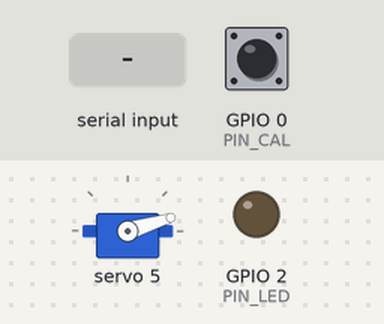
Bench run of a sketch on a simulated ESP32. On the bench: servo, output pins drawn as LEDs (lit = HIGH). Dashed ring = blinking. Inputs (shaded band) come from the test bench; at power-on: GPIO 0 (PIN_CAL) HIGH. EEPROM starts erased; what the sketch prints to the serial monitor is not drawn.

Above: at 0.1 s.
At 1.7 s:
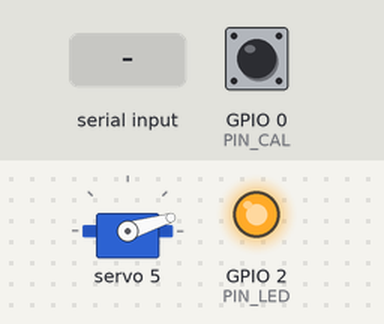
1.8 s: GPIO 0 (PIN_CAL) pulled LOW for 3.2 s
6.5 s: "q90\n" received over Serial
At 6.69 s:
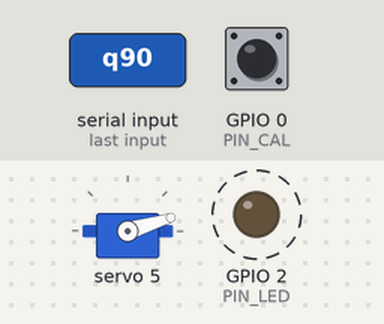
Timing chart, 0 to 9.5 s (numbered marks = the images above; inputs shaded):
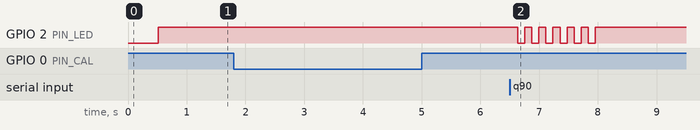

Measured:
- after the input at 1.8 s, every drawn part: stays the same
- after the input at 6.5 s, GPIO 2 (PIN_LED): alternates HIGH for 0.12 s and LOW for 0.12 s, 12 changes in all, then stays HIGH, starting after 0.14 s

The sketch:

arm_esp32.ino
```cpp
/*
 * ============================================================
 *  ROBOTIC ARM CONTROLLER — ESP32 WROOM 28-PIN
 *  Hardware : PCA9685 PWM Driver  +  WP5320 Servos (6 total)
 *             5 DOF arm  +  1 Gripper
 *  Input    : ESP-NOW packets from Glove ESP32
 * ============================================================
 *
 *  Wiring Summary
 *  ─────────────
 *  PCA9685  SDA  →  GPIO 21
 *  PCA9685  SCL  →  GPIO 22
 *  PCA9685  VIN  →  3.3 V (logic)
 *  PCA9685  V+   →  5–6 V  (servo power rail)
 *  PCA9685  GND  →  GND (common with ESP32 GND)
 *
 *  Servo Channel Map (PCA9685 channels 0-5)
 *  ─────────────────────────────────────────
 *  CH 0  →  Base    (yaw  / rotation)
 *  CH 1  →  Shoulder (pitch – lower)
 *  CH 2  →  Elbow   (pitch – upper)
 *  CH 3  →  Wrist Pitch
 *  CH 4  →  Wrist Roll
 *  CH 5  →  Gripper
 *
 *  Status LED  →  GPIO 2 (built-in, active HIGH)
 *  Cal button  →  GPIO 0 (BOOT, active LOW)
 *    Hold 3 s to enter arm-side calibration trim.
 * ============================================================
 */

#include <Arduino.h>
#include <Wire.h>
#include <WiFi.h>
#include <esp_now.h>
#include <Adafruit_PWMServoDriver.h>
#include <Preferences.h>

// ── PCA9685 ───────────────────────────────────────────────────
Adafruit_PWMServoDriver pca = Adafruit_PWMServoDriver(0x40, Wire);

// ── WP5320 Servo PWM Range ────────────────────────────────────
//  WP5320 is a standard 270° digital servo
//  Pulse width:  500 µs → 2500 µs  (adjust if your unit differs)
//  At 50 Hz the PCA9685 counts run 0-4095 (20 ms period)
//    count = (pulse_us / 20000) * 4096
#define SERVO_FREQ       50
#define PULSE_MIN_US     500
#define PULSE_MAX_US     2500
#define SERVO_COUNT      6

// ── Servo Channels ────────────────────────────────────────────
#define CH_BASE          0
#define CH_SHOULDER      1
#define CH_ELBOW         2
#define CH_WRIST_PITCH   3
#define CH_WRIST_ROLL    4
#define CH_GRIPPER       5

// ── Servo mechanical limits (degrees) ────────────────────────
//    Adjust per your physical setup to avoid binding!
struct ServoLimits {
    float minDeg;
    float maxDeg;
    float centerDeg;    // neutral / home position
} limits[SERVO_COUNT] = {
    {  0.0f, 270.0f, 135.0f },  // CH0 Base
    { 30.0f, 200.0f, 115.0f },  // CH1 Shoulder
    { 20.0f, 220.0f, 120.0f },  // CH2 Elbow
    { 30.0f, 240.0f, 135.0f },  // CH3 Wrist Pitch
    {  0.0f, 270.0f, 135.0f },  // CH4 Wrist Roll
    { 30.0f, 150.0f,  30.0f },  // CH5 Gripper  (30=open 150=close)
};

// ── Glove Data Packet (must match glove side exactly) ─────────
typedef struct __attribute__((packed)) {
    float roll;
    float pitch;
    float yaw;
    float quatW;
    float quatX;
    float quatY;
    float quatZ;
    uint8_t gripClose;
    uint8_t calMode;
    int16_t flexRaw;
} GlovePacket;

// ── Runtime servo targets & current positions ─────────────────
float targetDeg[SERVO_COUNT];
float currentDeg[SERVO_COUNT];

// ── Smoothing factor (0.0 = no movement, 1.0 = instant) ───────
//    Lower = smoother & slower.  0.12–0.18 feels natural.
const float ALPHA = 0.15f;

// ── Calibration trim offsets (arm side, stored in NVS) ────────
struct ArmCalib {
    float trimDeg[SERVO_COUNT];     // added to computed angle
    float rollScale;                // glove roll  → servo deg multiplier
    float pitchScale;
    float yawScale;
} armCal = {
    {0,0,0,0,0,0},
    1.0f, 1.0f, 1.0f
};

// ── Gripper FSM ───────────────────────────────────────────────
bool  lastGripClose   = false;
float gripTargetDeg   = 30.0f;     // open

// ── Comms State ───────────────────────────────────────────────
volatile bool   newPacket       = false;
GlovePacket     rxPkt;
unsigned long   lastRxMs        = 0;
const uint32_t  TIMEOUT_MS      = 500;  // go to safe-hold if no data

// ── Calibration ───────────────────────────────────────────────
bool  calPending        = false;
unsigned long calBtnPressMs = 0;
Preferences prefs;

// ── Status LED ────────────────────────────────────────────────
#define PIN_LED  2
#define PIN_CAL  0

// ─── Helpers ──────────────────────────────────────────────────

// Convert degrees to PCA9685 tick count
uint16_t degToTick(float deg, int ch) {
    // clamp
    deg = constrain(deg, limits[ch].minDeg, limits[ch].maxDeg);
    // map deg (0-270) to pulse width
    float pulseUs = map(deg * 100, 0, 27000,
                        PULSE_MIN_US * 100, PULSE_MAX_US * 100) / 100.0f;
    return (uint16_t)((pulseUs / 20000.0f) * 4096.0f);
}

void writeServo(int ch, float deg) {
    uint16_t tick = degToTick(deg + armCal.trimDeg[ch], ch);
    pca.setPWM(ch, 0, tick);
}

// Move all servos to home position
void goHome() {
    for (int i = 0; i < SERVO_COUNT; i++) {
        targetDeg[i]  = limits[i].centerDeg;
        currentDeg[i] = limits[i].centerDeg;
        writeServo(i, currentDeg[i]);
    }
    Serial.println("[ARM] Moved to HOME position");
}

// Load calibration from NVS
void loadArmCal() {
    prefs.begin("arm_cal", true);
    for (int i = 0; i < SERVO_COUNT; i++) {
        char key[16];
        snprintf(key, sizeof(key), "trim%d", i);
        armCal.trimDeg[i] = prefs.getFloat(key, 0.0f);
    }
    armCal.rollScale  = prefs.getFloat("rScale", 1.0f);
    armCal.pitchScale = prefs.getFloat("pScale", 1.0f);
    armCal.yawScale   = prefs.getFloat("yScale", 1.0f);
    prefs.end();
    Serial.println("[CAL] Arm calibration loaded");
}

void saveArmCal() {
    prefs.begin("arm_cal", false);
    for (int i = 0; i < SERVO_COUNT; i++) {
        char key[16];
        snprintf(key, sizeof(key), "trim%d", i);
        prefs.putFloat(key, armCal.trimDeg[i]);
    }
    prefs.putFloat("rScale", armCal.rollScale);
    prefs.putFloat("pScale", armCal.pitchScale);
    prefs.putFloat("yScale", armCal.yawScale);
    prefs.end();
    Serial.println("[CAL] Arm calibration saved");
}

// ── Interactive arm calibration via Serial ────────────────────
void runArmCalibration() {
    Serial.println("\n======== ARM CALIBRATION MODE ========");
    Serial.println("Commands:");
    Serial.println("  t<ch> <deg>  — set trim for channel (e.g. t0 -5.0)");
    Serial.println("  s<r|p|y> <f> — set scale (e.g. sr 0.8)");
    Serial.println("  h            — send arm to HOME");
    Serial.println("  q            — save & quit");
    Serial.println("======================================");

    // Sweep each servo to show user the current range
    Serial.println("Sweeping all servos to HOME…");
    goHome();
    delay(1000);

    while (true) {
        if (Serial.available()) {
            String cmd = Serial.readStringUntil('\n');
            cmd.trim();
            if (cmd.length() == 0) continue;

            char type = cmd.charAt(0);

            if (type == 'q') {
                saveArmCal();
                Serial.println("[CAL] Saved. Exiting calibration.");
                break;
            }
            else if (type == 'h') {
                goHome();
            }
            else if (type == 't') {
                int ch  = cmd.charAt(1) - '0';
                float v = cmd.substring(3).toFloat();
                if (ch >= 0 && ch < SERVO_COUNT) {
                    armCal.trimDeg[ch] = v;
                    writeServo(ch, limits[ch].centerDeg);
                    Serial.printf("  CH%d trim = %.2f°\n", ch, v);
                }
            }
            else if (type == 's') {
                char axis = cmd.charAt(1);
                float v   = cmd.substring(3).toFloat();
                if      (axis == 'r') { armCal.rollScale  = v; Serial.printf("  Roll scale  = %.3f\n", v); }
                else if (axis == 'p') { armCal.pitchScale = v; Serial.printf("  Pitch scale = %.3f\n", v); }
                else if (axis == 'y') { armCal.yawScale   = v; Serial.printf("  Yaw scale   = %.3f\n", v); }
            }
        }
        delay(10);
    }

    // Confirmation blinks
    for (int i = 0; i < 6; i++) {
        digitalWrite(PIN_LED, HIGH); delay(120);
        digitalWrite(PIN_LED, LOW);  delay(120);
    }
}

// ── ESP-NOW receive callback ───────────────────────────────────
void onDataRecv(const esp_now_recv_info_t *info, const uint8_t *data, int len) {
    if (len == sizeof(GlovePacket)) {
        memcpy((void*)&rxPkt, data, sizeof(GlovePacket));
        newPacket = true;
        lastRxMs  = millis();
    }
}

// ─────────────────────────────────────────────────────────────
void setup() {
    Serial.begin(115200);
    Serial.println("\n[ARM] Booting robotic arm controller…");

    pinMode(PIN_LED, OUTPUT);
    pinMode(PIN_CAL, INPUT_PULLUP);
    digitalWrite(PIN_LED, LOW);

    // I2C + PCA9685
    Wire.begin(21, 22);
    pca.begin();
    pca.setOscillatorFrequency(27000000);  // trim for accuracy
    pca.setPWMFreq(SERVO_FREQ);
    Serial.println("[OK] PCA9685 ready at 50 Hz");

    // Load arm calibration
    loadArmCal();

    // Init current positions at home
    for (int i = 0; i < SERVO_COUNT; i++) {
        currentDeg[i] = limits[i].centerDeg;
        targetDeg[i]  = limits[i].centerDeg;
    }
    goHome();
    delay(500);

    // Wi-Fi STA for ESP-NOW
    WiFi.mode(WIFI_STA);
    WiFi.disconnect();
    Serial.printf("[NET] Arm MAC: %s\n", WiFi.macAddress().c_str());
    Serial.println("  ↑ Copy this MAC into glove_esp32.ino → armMac[]");

    // ESP-NOW init
    if (esp_now_init() != ESP_OK) {
        Serial.println("[ERR] ESP-NOW init failed");
        while (true) delay(1000);
    }
    esp_now_register_recv_cb(onDataRecv);
    Serial.println("[OK] ESP-NOW listening for glove packets");
    Serial.println("[ARM] Ready — hold BOOT 3 s for calibration\n");
}

// ─────────────────────────────────────────────────────────────
void loop() {
    unsigned long now = millis();

    // ── Calibration button ────────────────────────────────────
    if (digitalRead(PIN_CAL) == LOW) {
        if (calBtnPressMs == 0) calBtnPressMs = now;
        if (now - calBtnPressMs > 3000 && !calPending) {
            calPending = true;
            runArmCalibration();
            calPending    = false;
            calBtnPressMs = 0;
        }
    } else {
        calBtnPressMs = 0;
    }

    // ── Connection timeout → safe hold ────────────────────────
    if (now - lastRxMs > TIMEOUT_MS && lastRxMs != 0) {
        // Hold current position — just keep smoothing toward home slowly
        for (int i = 0; i < SERVO_COUNT; i++)
            targetDeg[i] = limits[i].centerDeg;
        digitalWrite(PIN_LED, (now / 300) % 2);  // blink = no signal
    } else {
        digitalWrite(PIN_LED, HIGH);
    }

    // ── Process new packet ────────────────────────────────────
    if (newPacket) {
        newPacket = false;

        // If glove triggered calibration reset
        if (rxPkt.calMode) {
            Serial.println("[ARM] Cal-reset signal received from glove → going HOME");
            goHome();
        } else {
            /*
             * MAPPING STRATEGY
             * ─────────────────
             *  Glove orientation ranges are roughly:
             *    Roll   -90 … +90  (wrist lean)
             *    Pitch  -60 … +60  (tilt fwd/back)
             *    Yaw      0 … 360  (rotation)
             *
             *  We remap these to servo angles.
             *  Tweak the map() calls to taste or adjust via scale in cal.
             */

            // CH0 Base — driven by Yaw
            float baseTarget = map(rxPkt.yaw * 10,
                                   -1800, 1800,
                                   limits[CH_BASE].minDeg * 10,
                                   limits[CH_BASE].maxDeg * 10) / 10.0f;
            targetDeg[CH_BASE] = constrain(baseTarget * armCal.yawScale,
                                           limits[CH_BASE].minDeg,
                                           limits[CH_BASE].maxDeg);

            // CH1 Shoulder — driven by Pitch (tilt forward = shoulder down)
            float shoulderTarget = map(rxPkt.pitch * 10,
                                       -600, 600,
                                       limits[CH_SHOULDER].maxDeg * 10,
                                       limits[CH_SHOULDER].minDeg * 10) / 10.0f;
            targetDeg[CH_SHOULDER] = constrain(shoulderTarget * armCal.pitchScale,
                                               limits[CH_SHOULDER].minDeg,
                                               limits[CH_SHOULDER].maxDeg);

            // CH2 Elbow — driven by Pitch (upper half range)
            float elbowTarget = map(rxPkt.pitch * 10,
                                    -600, 600,
                                    limits[CH_ELBOW].minDeg * 10,
                                    limits[CH_ELBOW].maxDeg * 10) / 10.0f;
            targetDeg[CH_ELBOW] = constrain(elbowTarget * armCal.pitchScale,
                                            limits[CH_ELBOW].minDeg,
                                            limits[CH_ELBOW].maxDeg);

            // CH3 Wrist Pitch — driven by Roll
            float wristPTarget = map(rxPkt.roll * 10,
                                     -900, 900,
                                     limits[CH_WRIST_PITCH].minDeg * 10,
                                     limits[CH_WRIST_PITCH].maxDeg * 10) / 10.0f;
            targetDeg[CH_WRIST_PITCH] = constrain(wristPTarget * armCal.rollScale,
                                                   limits[CH_WRIST_PITCH].minDeg,
                                                   limits[CH_WRIST_PITCH].maxDeg);

            // CH4 Wrist Roll — also driven by Roll (inverted feel)
            float wristRTarget = map(rxPkt.roll * 10,
                                     -900, 900,
                                     limits[CH_WRIST_ROLL].maxDeg * 10,
                                     limits[CH_WRIST_ROLL].minDeg * 10) / 10.0f;
            targetDeg[CH_WRIST_ROLL] = constrain(wristRTarget * armCal.rollScale,
                                                  limits[CH_WRIST_ROLL].minDeg,
                                                  limits[CH_WRIST_ROLL].maxDeg);

            // CH5 Gripper — binary from flex sensor
            if (rxPkt.gripClose && !lastGripClose) {
                gripTargetDeg = limits[CH_GRIPPER].maxDeg;  // CLOSE
                Serial.println("[GRIP] Close");
            } else if (!rxPkt.gripClose && lastGripClose) {
                gripTargetDeg = limits[CH_GRIPPER].minDeg;  // OPEN
                Serial.println("[GRIP] Open");
            }
            lastGripClose = rxPkt.gripClose;
            targetDeg[CH_GRIPPER] = gripTargetDeg;
        }
    }

    // ── Smooth interpolation (exponential filter) ─────────────
    for (int i = 0; i < SERVO_COUNT; i++) {
        currentDeg[i] = currentDeg[i] + ALPHA * (targetDeg[i] - currentDeg[i]);
        writeServo(i, currentDeg[i]);
    }

    // ── Debug output at ~5 Hz ──────────────────────────────────
    static unsigned long lastDbg = 0;
    if (now - lastDbg > 200) {
        lastDbg = now;
        Serial.printf("B:%.0f S:%.0f E:%.0f WP:%.0f WR:%.0f G:%.0f | RX R:%.1f P:%.1f Y:%.1f\n",
                       currentDeg[0], currentDeg[1], currentDeg[2],
                       currentDeg[3], currentDeg[4], currentDeg[5],
                       rxPkt.roll, rxPkt.pitch, rxPkt.yaw);
    }

    delay(10);  // ~100 Hz loop for smooth ALPHA filtering
}
```
